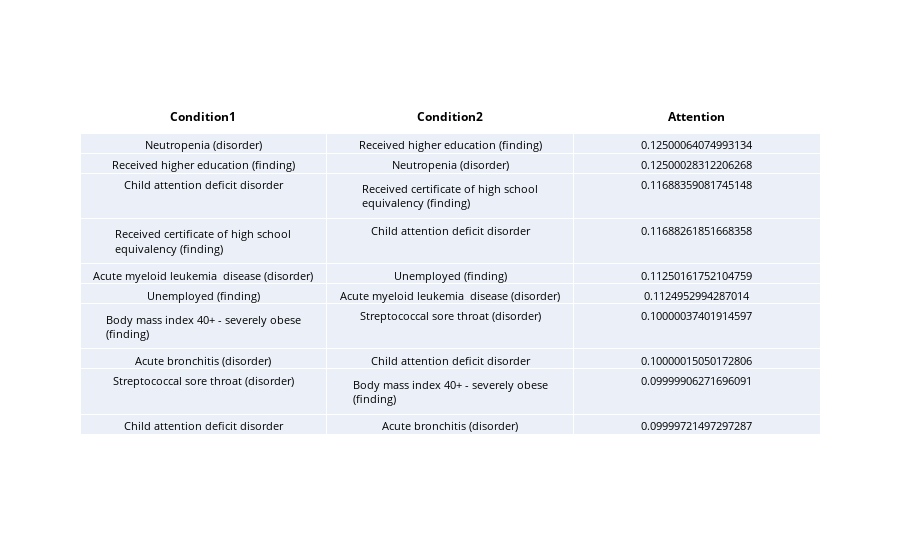

Notebook source saved alongside this figure:
### Code cell
newrep = {'Condition1':[], 'Condition2':[], 'Attention': []}
for key, prob in res.items():
    code1, code2 = key.split(',')
    code1desc = code_to_desc[int(code1)]
    code2desc = code_to_desc[int(code2)]
    newrep['Condition1'].append(code1desc)
    newrep['Condition2'].append(code2desc)
    newrep['Attention'].append(prob)
df = pd.DataFrame(newrep)
fig = go.Figure(data=[go.Table(
  header=dict(
    values=["<b>Condition1</b>", "<b>Condition2</b>", "<b>Attention</b>"],
    line_color='white', fill_color='white',
    align='center', font=dict(color='black', size=12)
  ),
  cells=dict(
    values=[df.Condition1, df.Condition2, df.Attention],
    align='center', font=dict(color='black', size=11)
  ))
])

fig.show()

### Figure 1 — Plotly figure (JSON) as saved in the notebook; plotly's stock layout.template omitted (floating-point values rounded to 4 significant figures)
{"data": [{"cells": {"align": "center", "font": {"color": "black", "size": 11}, "values": [["Neutropenia (disorder)", "Received higher education (finding)", "Child attention deficit disorder", "Received certificate of high school equivalency (finding)", "Acute myeloid leukemia  disease (disorder)", "Unemployed (finding)", "Body mass index 40+ - severely obese (finding)", "Acute bronchitis (disorder)", "Streptococcal sore throat (disorder)", "Child attention deficit disorder"], ["Received higher education (finding)", "Neutropenia (disorder)", "Received certificate of high school equivalency (finding)", "Child attention deficit disorder", "Unemployed (finding)", "Acute myeloid leukemia  disease (disorder)", "Streptococcal sore throat (disorder)", "Child attention deficit disorder", "Body mass index 40+ - severely obese (finding)", "Acute bronchitis (disorder)"], [0.125, 0.125, 0.1169, 0.1169, 0.1125, 0.1125, 0.1, 0.1, 0.1, 0.1]]}, "header": {"align": "center", "fill": {"color": "white"}, "font": {"color": "black", "size": 12}, "line": {"color": "white"}, "values": ["<b>Condition1</b>", "<b>Condition2</b>", "<b>Attention</b>"]}, "type": "table"}], "layout": {}}
